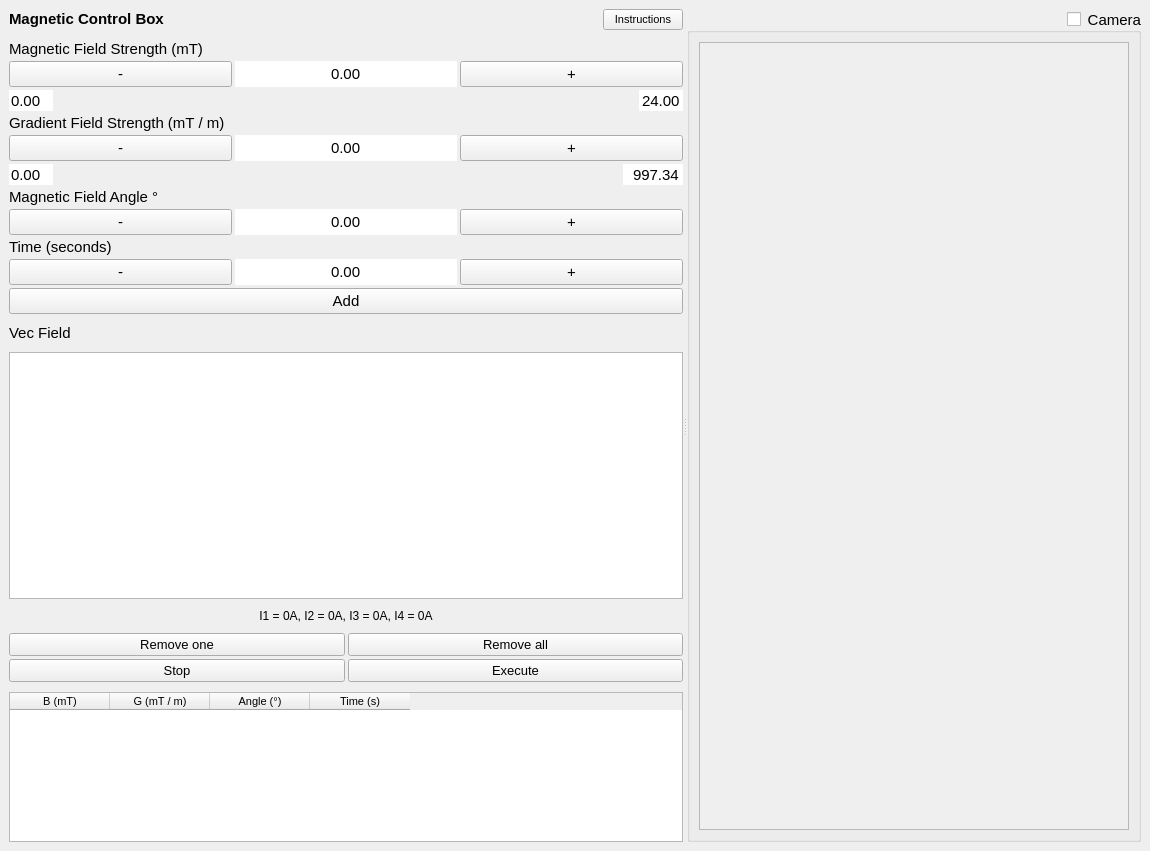
<?xml version="1.0" encoding="UTF-8"?>
<ui version="4.0">
 <class>MainWindow</class>
 <widget class="QMainWindow" name="MainWindow">
  <property name="geometry">
   <rect>
    <x>0</x>
    <y>0</y>
    <width>1150</width>
    <height>851</height>
   </rect>
  </property>
  <property name="windowTitle">
   <string>MainWindow</string>
  </property>
  <property name="tabShape">
   <enum>QTabWidget::Rounded</enum>
  </property>
  <widget class="QWidget" name="centralwidget">
   <layout class="QHBoxLayout" name="horizontalLayout">
    <item>
     <widget class="QSplitter" name="splitter">
      <property name="orientation">
       <enum>Qt::Horizontal</enum>
      </property>
      <widget class="QWidget" name="">
       <layout class="QVBoxLayout" name="verticalLayout_2" stretch="0,0,2,0,1">
        <property name="spacing">
         <number>10</number>
        </property>
        <property name="sizeConstraint">
         <enum>QLayout::SetMinimumSize</enum>
        </property>
        <item>
         <layout class="QHBoxLayout" name="horizontalLayout_2">
          <item>
           <widget class="QLabel" name="label_9">
            <property name="sizePolicy">
             <sizepolicy hsizetype="MinimumExpanding" vsizetype="Maximum">
              <horstretch>1</horstretch>
              <verstretch>1</verstretch>
             </sizepolicy>
            </property>
            <property name="font">
             <font>
              <pointsize>11</pointsize>
              <weight>75</weight>
              <bold>true</bold>
             </font>
            </property>
            <property name="text">
             <string>Magnetic Control Box</string>
            </property>
            <property name="alignment">
             <set>Qt::AlignLeading|Qt::AlignLeft|Qt::AlignVCenter</set>
            </property>
           </widget>
          </item>
          <item>
           <widget class="QPushButton" name="InstructionsButton">
            <property name="sizePolicy">
             <sizepolicy hsizetype="Fixed" vsizetype="Fixed">
              <horstretch>0</horstretch>
              <verstretch>0</verstretch>
             </sizepolicy>
            </property>
            <property name="font">
             <font>
              <pointsize>8</pointsize>
             </font>
            </property>
            <property name="layoutDirection">
             <enum>Qt::RightToLeft</enum>
            </property>
            <property name="text">
             <string notr="true">Instructions</string>
            </property>
           </widget>
          </item>
         </layout>
        </item>
        <item>
         <layout class="QGridLayout" name="gridLayout_6" rowstretch="1,0,0,0,0,0,0,0,0,0,0" columnstretch="1,0,0">
          <property name="spacing">
           <number>3</number>
          </property>
          <item row="5" column="2">
           <widget class="QDoubleSpinBox" name="MaxG">
            <property name="sizePolicy">
             <sizepolicy hsizetype="Fixed" vsizetype="Fixed">
              <horstretch>0</horstretch>
              <verstretch>0</verstretch>
             </sizepolicy>
            </property>
            <property name="font">
             <font>
              <pointsize>11</pointsize>
             </font>
            </property>
            <property name="layoutDirection">
             <enum>Qt::RightToLeft</enum>
            </property>
            <property name="frame">
             <bool>false</bool>
            </property>
            <property name="alignment">
             <set>Qt::AlignRight|Qt::AlignTrailing|Qt::AlignVCenter</set>
            </property>
            <property name="readOnly">
             <bool>true</bool>
            </property>
            <property name="buttonSymbols">
             <enum>QAbstractSpinBox::NoButtons</enum>
            </property>
            <property name="maximum">
             <double>1000.000000000000000</double>
            </property>
            <property name="value">
             <double>997.340000000000032</double>
            </property>
           </widget>
          </item>
          <item row="4" column="2">
           <widget class="QPushButton" name="pushButton_6">
            <property name="sizePolicy">
             <sizepolicy hsizetype="MinimumExpanding" vsizetype="Expanding">
              <horstretch>1</horstretch>
              <verstretch>2</verstretch>
             </sizepolicy>
            </property>
            <property name="font">
             <font>
              <pointsize>11</pointsize>
             </font>
            </property>
            <property name="text">
             <string>+</string>
            </property>
           </widget>
          </item>
          <item row="4" column="1">
           <widget class="QDoubleSpinBox" name="G_spinbox">
            <property name="sizePolicy">
             <sizepolicy hsizetype="MinimumExpanding" vsizetype="Expanding">
              <horstretch>1</horstretch>
              <verstretch>2</verstretch>
             </sizepolicy>
            </property>
            <property name="font">
             <font>
              <pointsize>11</pointsize>
             </font>
            </property>
            <property name="mouseTracking">
             <bool>false</bool>
            </property>
            <property name="tabletTracking">
             <bool>false</bool>
            </property>
            <property name="focusPolicy">
             <enum>Qt::WheelFocus</enum>
            </property>
            <property name="layoutDirection">
             <enum>Qt::LeftToRight</enum>
            </property>
            <property name="autoFillBackground">
             <bool>false</bool>
            </property>
            <property name="wrapping">
             <bool>false</bool>
            </property>
            <property name="frame">
             <bool>false</bool>
            </property>
            <property name="alignment">
             <set>Qt::AlignCenter</set>
            </property>
            <property name="buttonSymbols">
             <enum>QAbstractSpinBox::NoButtons</enum>
            </property>
            <property name="accelerated">
             <bool>false</bool>
            </property>
            <property name="showGroupSeparator" stdset="0">
             <bool>false</bool>
            </property>
            <property name="maximum">
             <double>997.340000000000032</double>
            </property>
           </widget>
          </item>
          <item row="5" column="0">
           <widget class="QDoubleSpinBox" name="MinG">
            <property name="sizePolicy">
             <sizepolicy hsizetype="Fixed" vsizetype="Fixed">
              <horstretch>0</horstretch>
              <verstretch>0</verstretch>
             </sizepolicy>
            </property>
            <property name="font">
             <font>
              <pointsize>11</pointsize>
             </font>
            </property>
            <property name="frame">
             <bool>false</bool>
            </property>
            <property name="readOnly">
             <bool>true</bool>
            </property>
            <property name="buttonSymbols">
             <enum>QAbstractSpinBox::NoButtons</enum>
            </property>
           </widget>
          </item>
          <item row="4" column="0">
           <widget class="QPushButton" name="pushButton_5">
            <property name="sizePolicy">
             <sizepolicy hsizetype="MinimumExpanding" vsizetype="Expanding">
              <horstretch>1</horstretch>
              <verstretch>2</verstretch>
             </sizepolicy>
            </property>
            <property name="font">
             <font>
              <pointsize>11</pointsize>
             </font>
            </property>
            <property name="text">
             <string>-</string>
            </property>
           </widget>
          </item>
          <item row="2" column="0">
           <widget class="QDoubleSpinBox" name="MinB">
            <property name="sizePolicy">
             <sizepolicy hsizetype="Fixed" vsizetype="Fixed">
              <horstretch>0</horstretch>
              <verstretch>0</verstretch>
             </sizepolicy>
            </property>
            <property name="font">
             <font>
              <pointsize>11</pointsize>
             </font>
            </property>
            <property name="frame">
             <bool>false</bool>
            </property>
            <property name="readOnly">
             <bool>true</bool>
            </property>
            <property name="buttonSymbols">
             <enum>QAbstractSpinBox::NoButtons</enum>
            </property>
           </widget>
          </item>
          <item row="1" column="0">
           <widget class="QPushButton" name="pushButton_8">
            <property name="sizePolicy">
             <sizepolicy hsizetype="MinimumExpanding" vsizetype="Expanding">
              <horstretch>1</horstretch>
              <verstretch>2</verstretch>
             </sizepolicy>
            </property>
            <property name="font">
             <font>
              <pointsize>11</pointsize>
             </font>
            </property>
            <property name="text">
             <string>-</string>
            </property>
           </widget>
          </item>
          <item row="1" column="1">
           <widget class="QDoubleSpinBox" name="B_spinbox">
            <property name="sizePolicy">
             <sizepolicy hsizetype="MinimumExpanding" vsizetype="Expanding">
              <horstretch>1</horstretch>
              <verstretch>2</verstretch>
             </sizepolicy>
            </property>
            <property name="font">
             <font>
              <pointsize>11</pointsize>
             </font>
            </property>
            <property name="mouseTracking">
             <bool>false</bool>
            </property>
            <property name="tabletTracking">
             <bool>false</bool>
            </property>
            <property name="focusPolicy">
             <enum>Qt::WheelFocus</enum>
            </property>
            <property name="layoutDirection">
             <enum>Qt::LeftToRight</enum>
            </property>
            <property name="wrapping">
             <bool>false</bool>
            </property>
            <property name="frame">
             <bool>false</bool>
            </property>
            <property name="alignment">
             <set>Qt::AlignCenter</set>
            </property>
            <property name="readOnly">
             <bool>false</bool>
            </property>
            <property name="buttonSymbols">
             <enum>QAbstractSpinBox::NoButtons</enum>
            </property>
            <property name="accelerated">
             <bool>false</bool>
            </property>
            <property name="showGroupSeparator" stdset="0">
             <bool>true</bool>
            </property>
            <property name="maximum">
             <double>24.000000000000000</double>
            </property>
           </widget>
          </item>
          <item row="1" column="2">
           <widget class="QPushButton" name="pushButton_7">
            <property name="sizePolicy">
             <sizepolicy hsizetype="MinimumExpanding" vsizetype="Expanding">
              <horstretch>1</horstretch>
              <verstretch>2</verstretch>
             </sizepolicy>
            </property>
            <property name="font">
             <font>
              <pointsize>11</pointsize>
             </font>
            </property>
            <property name="text">
             <string>+</string>
            </property>
           </widget>
          </item>
          <item row="2" column="2">
           <widget class="QDoubleSpinBox" name="MaxB">
            <property name="sizePolicy">
             <sizepolicy hsizetype="Fixed" vsizetype="Fixed">
              <horstretch>0</horstretch>
              <verstretch>0</verstretch>
             </sizepolicy>
            </property>
            <property name="font">
             <font>
              <pointsize>11</pointsize>
             </font>
            </property>
            <property name="layoutDirection">
             <enum>Qt::RightToLeft</enum>
            </property>
            <property name="frame">
             <bool>false</bool>
            </property>
            <property name="alignment">
             <set>Qt::AlignRight|Qt::AlignTrailing|Qt::AlignVCenter</set>
            </property>
            <property name="readOnly">
             <bool>true</bool>
            </property>
            <property name="buttonSymbols">
             <enum>QAbstractSpinBox::NoButtons</enum>
            </property>
            <property name="value">
             <double>24.000000000000000</double>
            </property>
           </widget>
          </item>
          <item row="3" column="0" colspan="3">
           <widget class="QLabel" name="label_5">
            <property name="sizePolicy">
             <sizepolicy hsizetype="MinimumExpanding" vsizetype="Maximum">
              <horstretch>1</horstretch>
              <verstretch>1</verstretch>
             </sizepolicy>
            </property>
            <property name="font">
             <font>
              <pointsize>11</pointsize>
             </font>
            </property>
            <property name="text">
             <string>Gradient Field Strength (mT / m)</string>
            </property>
            <property name="alignment">
             <set>Qt::AlignLeading|Qt::AlignLeft|Qt::AlignVCenter</set>
            </property>
           </widget>
          </item>
          <item row="7" column="1">
           <widget class="QDoubleSpinBox" name="theta_spinbox">
            <property name="sizePolicy">
             <sizepolicy hsizetype="MinimumExpanding" vsizetype="Expanding">
              <horstretch>1</horstretch>
              <verstretch>2</verstretch>
             </sizepolicy>
            </property>
            <property name="font">
             <font>
              <pointsize>11</pointsize>
             </font>
            </property>
            <property name="mouseTracking">
             <bool>false</bool>
            </property>
            <property name="tabletTracking">
             <bool>false</bool>
            </property>
            <property name="focusPolicy">
             <enum>Qt::WheelFocus</enum>
            </property>
            <property name="layoutDirection">
             <enum>Qt::LeftToRight</enum>
            </property>
            <property name="autoFillBackground">
             <bool>false</bool>
            </property>
            <property name="wrapping">
             <bool>true</bool>
            </property>
            <property name="frame">
             <bool>false</bool>
            </property>
            <property name="alignment">
             <set>Qt::AlignCenter</set>
            </property>
            <property name="buttonSymbols">
             <enum>QAbstractSpinBox::NoButtons</enum>
            </property>
            <property name="accelerated">
             <bool>false</bool>
            </property>
            <property name="showGroupSeparator" stdset="0">
             <bool>false</bool>
            </property>
            <property name="maximum">
             <double>359.000000000000000</double>
            </property>
            <property name="singleStep">
             <double>15.000000000000000</double>
            </property>
           </widget>
          </item>
          <item row="7" column="2">
           <widget class="QPushButton" name="pushButton_9">
            <property name="sizePolicy">
             <sizepolicy hsizetype="MinimumExpanding" vsizetype="Expanding">
              <horstretch>1</horstretch>
              <verstretch>2</verstretch>
             </sizepolicy>
            </property>
            <property name="font">
             <font>
              <pointsize>11</pointsize>
             </font>
            </property>
            <property name="text">
             <string>+</string>
            </property>
           </widget>
          </item>
          <item row="9" column="2">
           <widget class="QPushButton" name="pushButton_11">
            <property name="sizePolicy">
             <sizepolicy hsizetype="MinimumExpanding" vsizetype="Expanding">
              <horstretch>1</horstretch>
              <verstretch>2</verstretch>
             </sizepolicy>
            </property>
            <property name="font">
             <font>
              <pointsize>11</pointsize>
             </font>
            </property>
            <property name="text">
             <string>+</string>
            </property>
           </widget>
          </item>
          <item row="7" column="0">
           <widget class="QPushButton" name="pushButton_10">
            <property name="sizePolicy">
             <sizepolicy hsizetype="MinimumExpanding" vsizetype="Expanding">
              <horstretch>1</horstretch>
              <verstretch>2</verstretch>
             </sizepolicy>
            </property>
            <property name="font">
             <font>
              <pointsize>11</pointsize>
             </font>
            </property>
            <property name="text">
             <string>-</string>
            </property>
           </widget>
          </item>
          <item row="9" column="1">
           <widget class="QDoubleSpinBox" name="time_spinbox">
            <property name="sizePolicy">
             <sizepolicy hsizetype="MinimumExpanding" vsizetype="Expanding">
              <horstretch>1</horstretch>
              <verstretch>2</verstretch>
             </sizepolicy>
            </property>
            <property name="font">
             <font>
              <pointsize>11</pointsize>
             </font>
            </property>
            <property name="mouseTracking">
             <bool>false</bool>
            </property>
            <property name="tabletTracking">
             <bool>false</bool>
            </property>
            <property name="focusPolicy">
             <enum>Qt::WheelFocus</enum>
            </property>
            <property name="layoutDirection">
             <enum>Qt::LeftToRight</enum>
            </property>
            <property name="autoFillBackground">
             <bool>false</bool>
            </property>
            <property name="wrapping">
             <bool>false</bool>
            </property>
            <property name="frame">
             <bool>false</bool>
            </property>
            <property name="alignment">
             <set>Qt::AlignCenter</set>
            </property>
            <property name="buttonSymbols">
             <enum>QAbstractSpinBox::NoButtons</enum>
            </property>
            <property name="accelerated">
             <bool>false</bool>
            </property>
            <property name="showGroupSeparator" stdset="0">
             <bool>false</bool>
            </property>
            <property name="singleStep">
             <double>0.250000000000000</double>
            </property>
           </widget>
          </item>
          <item row="6" column="0" colspan="3">
           <widget class="QLabel" name="label_7">
            <property name="sizePolicy">
             <sizepolicy hsizetype="MinimumExpanding" vsizetype="Maximum">
              <horstretch>1</horstretch>
              <verstretch>1</verstretch>
             </sizepolicy>
            </property>
            <property name="font">
             <font>
              <pointsize>11</pointsize>
             </font>
            </property>
            <property name="text">
             <string>Magnetic Field Angle °</string>
            </property>
            <property name="alignment">
             <set>Qt::AlignLeading|Qt::AlignLeft|Qt::AlignVCenter</set>
            </property>
           </widget>
          </item>
          <item row="8" column="0" colspan="3">
           <widget class="QLabel" name="label_10">
            <property name="sizePolicy">
             <sizepolicy hsizetype="MinimumExpanding" vsizetype="Maximum">
              <horstretch>1</horstretch>
              <verstretch>1</verstretch>
             </sizepolicy>
            </property>
            <property name="font">
             <font>
              <pointsize>11</pointsize>
             </font>
            </property>
            <property name="text">
             <string>Time (seconds)</string>
            </property>
            <property name="alignment">
             <set>Qt::AlignLeading|Qt::AlignLeft|Qt::AlignVCenter</set>
            </property>
           </widget>
          </item>
          <item row="0" column="0" colspan="3">
           <widget class="QLabel" name="label_6">
            <property name="sizePolicy">
             <sizepolicy hsizetype="MinimumExpanding" vsizetype="Maximum">
              <horstretch>1</horstretch>
              <verstretch>1</verstretch>
             </sizepolicy>
            </property>
            <property name="font">
             <font>
              <pointsize>11</pointsize>
             </font>
            </property>
            <property name="text">
             <string>Magnetic Field Strength (mT)</string>
            </property>
            <property name="alignment">
             <set>Qt::AlignLeading|Qt::AlignLeft|Qt::AlignVCenter</set>
            </property>
           </widget>
          </item>
          <item row="10" column="0" colspan="3">
           <widget class="QPushButton" name="AddButton">
            <property name="sizePolicy">
             <sizepolicy hsizetype="MinimumExpanding" vsizetype="Minimum">
              <horstretch>0</horstretch>
              <verstretch>0</verstretch>
             </sizepolicy>
            </property>
            <property name="font">
             <font>
              <pointsize>11</pointsize>
             </font>
            </property>
            <property name="text">
             <string>Add</string>
            </property>
           </widget>
          </item>
          <item row="9" column="0">
           <widget class="QPushButton" name="pushButton_12">
            <property name="sizePolicy">
             <sizepolicy hsizetype="MinimumExpanding" vsizetype="Expanding">
              <horstretch>1</horstretch>
              <verstretch>2</verstretch>
             </sizepolicy>
            </property>
            <property name="font">
             <font>
              <pointsize>11</pointsize>
             </font>
            </property>
            <property name="text">
             <string>-</string>
            </property>
           </widget>
          </item>
         </layout>
        </item>
        <item>
         <layout class="QGridLayout" name="gridLayout_2">
          <item row="2" column="0">
           <widget class="QLabel" name="CurrentsLabel">
            <property name="sizePolicy">
             <sizepolicy hsizetype="Minimum" vsizetype="Minimum">
              <horstretch>0</horstretch>
              <verstretch>0</verstretch>
             </sizepolicy>
            </property>
            <property name="text">
             <string>I1 = 0A, I2 = 0A, I3 = 0A, I4 = 0A</string>
            </property>
            <property name="alignment">
             <set>Qt::AlignCenter</set>
            </property>
           </widget>
          </item>
          <item row="1" column="0">
           <widget class="QGraphicsView" name="VecView">
            <property name="sizePolicy">
             <sizepolicy hsizetype="Expanding" vsizetype="Expanding">
              <horstretch>2</horstretch>
              <verstretch>2</verstretch>
             </sizepolicy>
            </property>
           </widget>
          </item>
          <item row="0" column="0">
           <widget class="QLabel" name="label_8">
            <property name="sizePolicy">
             <sizepolicy hsizetype="Minimum" vsizetype="Minimum">
              <horstretch>0</horstretch>
              <verstretch>0</verstretch>
             </sizepolicy>
            </property>
            <property name="text">
             <string>&lt;html&gt;&lt;head/&gt;&lt;body&gt;&lt;p&gt;&lt;span style=&quot; font-size:11pt;&quot;&gt;Vec Field&lt;/span&gt;&lt;/p&gt;&lt;/body&gt;&lt;/html&gt;</string>
            </property>
           </widget>
          </item>
         </layout>
        </item>
        <item>
         <layout class="QGridLayout" name="gridLayout_5" rowstretch="1,1" columnstretch="1,1">
          <property name="spacing">
           <number>3</number>
          </property>
          <item row="1" column="1">
           <widget class="QPushButton" name="ExecuteButton">
            <property name="sizePolicy">
             <sizepolicy hsizetype="MinimumExpanding" vsizetype="Minimum">
              <horstretch>0</horstretch>
              <verstretch>0</verstretch>
             </sizepolicy>
            </property>
            <property name="font">
             <font>
              <pointsize>10</pointsize>
             </font>
            </property>
            <property name="text">
             <string>Execute</string>
            </property>
           </widget>
          </item>
          <item row="0" column="0">
           <widget class="QPushButton" name="RemoveOneButton">
            <property name="sizePolicy">
             <sizepolicy hsizetype="MinimumExpanding" vsizetype="Minimum">
              <horstretch>0</horstretch>
              <verstretch>0</verstretch>
             </sizepolicy>
            </property>
            <property name="font">
             <font>
              <pointsize>10</pointsize>
             </font>
            </property>
            <property name="text">
             <string>Remove one</string>
            </property>
           </widget>
          </item>
          <item row="0" column="1">
           <widget class="QPushButton" name="RemoveAllButton">
            <property name="sizePolicy">
             <sizepolicy hsizetype="MinimumExpanding" vsizetype="Minimum">
              <horstretch>0</horstretch>
              <verstretch>0</verstretch>
             </sizepolicy>
            </property>
            <property name="font">
             <font>
              <pointsize>10</pointsize>
             </font>
            </property>
            <property name="text">
             <string>Remove all</string>
            </property>
           </widget>
          </item>
          <item row="1" column="0">
           <widget class="QPushButton" name="StopButton">
            <property name="sizePolicy">
             <sizepolicy hsizetype="MinimumExpanding" vsizetype="Minimum">
              <horstretch>0</horstretch>
              <verstretch>0</verstretch>
             </sizepolicy>
            </property>
            <property name="font">
             <font>
              <pointsize>10</pointsize>
             </font>
            </property>
            <property name="text">
             <string>Stop</string>
            </property>
           </widget>
          </item>
         </layout>
        </item>
        <item>
         <widget class="QTableWidget" name="CommandsBox">
          <property name="horizontalScrollBarPolicy">
           <enum>Qt::ScrollBarAsNeeded</enum>
          </property>
          <property name="sizeAdjustPolicy">
           <enum>QAbstractScrollArea::AdjustToContents</enum>
          </property>
          <column>
           <property name="text">
            <string>B (mT)</string>
           </property>
           <property name="font">
            <font>
             <family>Segoe UI</family>
             <pointsize>8</pointsize>
            </font>
           </property>
           <property name="textAlignment">
            <set>AlignCenter</set>
           </property>
          </column>
          <column>
           <property name="text">
            <string>G (mT / m)</string>
           </property>
           <property name="font">
            <font>
             <pointsize>8</pointsize>
            </font>
           </property>
           <property name="textAlignment">
            <set>AlignCenter</set>
           </property>
          </column>
          <column>
           <property name="text">
            <string>Angle (°)</string>
           </property>
           <property name="font">
            <font>
             <pointsize>8</pointsize>
            </font>
           </property>
           <property name="textAlignment">
            <set>AlignCenter</set>
           </property>
          </column>
          <column>
           <property name="text">
            <string>Time (s)</string>
           </property>
           <property name="font">
            <font>
             <pointsize>8</pointsize>
            </font>
           </property>
           <property name="textAlignment">
            <set>AlignCenter</set>
           </property>
          </column>
         </widget>
        </item>
       </layout>
      </widget>
      <widget class="QGroupBox" name="CameraCheckbox">
       <property name="font">
        <font>
         <pointsize>11</pointsize>
        </font>
       </property>
       <property name="title">
        <string>Camera</string>
       </property>
       <property name="alignment">
        <set>Qt::AlignRight|Qt::AlignTrailing|Qt::AlignVCenter</set>
       </property>
       <property name="checkable">
        <bool>true</bool>
       </property>
       <property name="checked">
        <bool>false</bool>
       </property>
       <layout class="QGridLayout" name="gridLayout_3">
        <item row="0" column="0">
         <widget class="QGraphicsView" name="CamView">
          <property name="sizePolicy">
           <sizepolicy hsizetype="Expanding" vsizetype="Expanding">
            <horstretch>2</horstretch>
            <verstretch>2</verstretch>
           </sizepolicy>
          </property>
         </widget>
        </item>
       </layout>
      </widget>
     </widget>
    </item>
   </layout>
  </widget>
 </widget>
 <resources/>
 <connections>
  <connection>
   <sender>pushButton_7</sender>
   <signal>clicked()</signal>
   <receiver>B_spinbox</receiver>
   <slot>stepUp()</slot>
   <hints>
    <hint type="sourcelabel">
     <x>261</x>
     <y>92</y>
    </hint>
    <hint type="destinationlabel">
     <x>180</x>
     <y>92</y>
    </hint>
   </hints>
  </connection>
  <connection>
   <sender>pushButton_8</sender>
   <signal>clicked()</signal>
   <receiver>B_spinbox</receiver>
   <slot>stepDown()</slot>
   <hints>
    <hint type="sourcelabel">
     <x>70</x>
     <y>87</y>
    </hint>
    <hint type="destinationlabel">
     <x>180</x>
     <y>92</y>
    </hint>
   </hints>
  </connection>
  <connection>
   <sender>pushButton_6</sender>
   <signal>clicked()</signal>
   <receiver>G_spinbox</receiver>
   <slot>stepUp()</slot>
   <hints>
    <hint type="sourcelabel">
     <x>261</x>
     <y>192</y>
    </hint>
    <hint type="destinationlabel">
     <x>180</x>
     <y>192</y>
    </hint>
   </hints>
  </connection>
  <connection>
   <sender>pushButton_5</sender>
   <signal>clicked()</signal>
   <receiver>G_spinbox</receiver>
   <slot>stepDown()</slot>
   <hints>
    <hint type="sourcelabel">
     <x>99</x>
     <y>192</y>
    </hint>
    <hint type="destinationlabel">
     <x>180</x>
     <y>192</y>
    </hint>
   </hints>
  </connection>
  <connection>
   <sender>pushButton_9</sender>
   <signal>clicked()</signal>
   <receiver>theta_spinbox</receiver>
   <slot>stepUp()</slot>
   <hints>
    <hint type="sourcelabel">
     <x>223</x>
     <y>277</y>
    </hint>
    <hint type="destinationlabel">
     <x>129</x>
     <y>273</y>
    </hint>
   </hints>
  </connection>
  <connection>
   <sender>pushButton_10</sender>
   <signal>clicked()</signal>
   <receiver>theta_spinbox</receiver>
   <slot>stepDown()</slot>
   <hints>
    <hint type="sourcelabel">
     <x>56</x>
     <y>273</y>
    </hint>
    <hint type="destinationlabel">
     <x>135</x>
     <y>278</y>
    </hint>
   </hints>
  </connection>
  <connection>
   <sender>pushButton_11</sender>
   <signal>clicked()</signal>
   <receiver>time_spinbox</receiver>
   <slot>stepUp()</slot>
   <hints>
    <hint type="sourcelabel">
     <x>212</x>
     <y>333</y>
    </hint>
    <hint type="destinationlabel">
     <x>115</x>
     <y>334</y>
    </hint>
   </hints>
  </connection>
  <connection>
   <sender>pushButton_12</sender>
   <signal>clicked()</signal>
   <receiver>time_spinbox</receiver>
   <slot>stepDown()</slot>
   <hints>
    <hint type="sourcelabel">
     <x>82</x>
     <y>326</y>
    </hint>
    <hint type="destinationlabel">
     <x>135</x>
     <y>326</y>
    </hint>
   </hints>
  </connection>
 </connections>
</ui>
